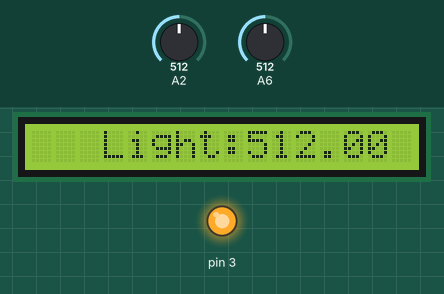
The sketch below on a simulated Arduino Uno, built with avr-gcc and run on an emulated ATmega328P. Shown: 16×1 character LCD, output pins drawn as LEDs (lit = HIGH). The inputs (shaded band) are chosen by the test bench; at power-on: A2 = 512, A6 = 512.

Above: at 1.2 s.
1.3 s: A2 set to 119
2.8 s: A2 set to 99
At 4.6 s:
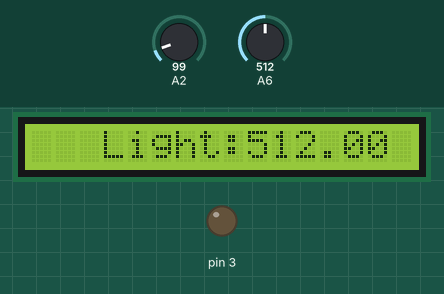
Timing chart, 0 to 6.1 s (numbered marks = the images above; inputs shaded):
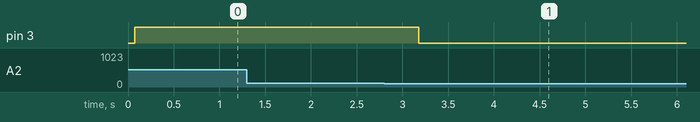

The sketch:

mod1.ino
```cpp
#include <Wire.h>
#include <LiquidCrystal_I2C.h>

LiquidCrystal_I2C lcd(0x27,16,1);

void setup()
{
  Serial.begin(115200);
  pinMode(3,OUTPUT);
  lcd.init();
  lcd.backlight();
  lcd.clear();
  lcd.setCursor(3,0);
  lcd.print("Light:");
  digitalWrite(3,HIGH);
}


void loop()
{
  float val;
  val=analogRead(6);
  lcd.clear();
  lcd.setCursor(3,0);
  lcd.print("Light:");
  lcd.println(val);
  delay(500);
  float water;
  water =analogRead(2);
  if (water <110 ){
    digitalWrite(3,LOW);
    delay(300000);
    digitalWrite(3,HIGH);
  }
}
```

Measured:
- the behaviour switches between 110 and 109 on A2 (found by bisection; images 0 and 1)
- after the input at 1.3 s, every drawn part: stays the same
- after the input at 2.8 s, pin 3: HIGH → LOW after 0.38 s
